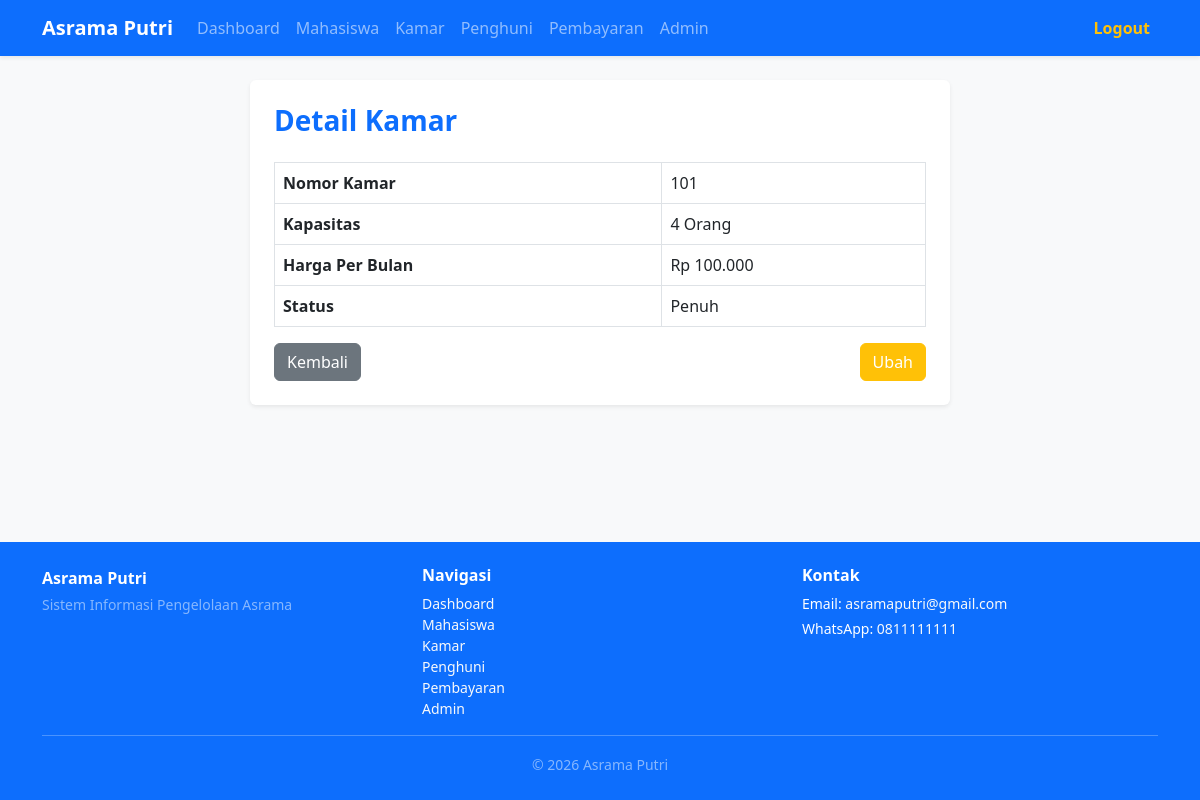
/index.php?controller=kamar&action=detail&id=8 (signed in), run on the app's committed database.
### tables this page shows
CREATE TABLE `tb_kamar` (
  `id_kamar` int NOT NULL,
  `nomor_kamar` varchar(10) NOT NULL,
  `kapasitas` int NOT NULL,
  `harga_per_bulan` decimal(10,2) NOT NULL,
  `status` enum('Tersedia','Penuh') DEFAULT 'Tersedia'
);

### controllers/KamarController.php (called while the page is built, shortened)
<?php
require_once 'models/KamarModel.php';
class KamarController {
    private $kamarModel;
    public function __construct($db) {
        $this->kamarModel = new KamarModel($db);
    }
    public function detail() {
        $id = $_GET['id'] ?? '';
        $data = $this->kamarModel->getById($id);
        require_once 'views/kamar/show.php';
    }
}
?>

### models/KamarModel.php (called while the page is built, shortened)
<?php
class KamarModel {
    private $db;
    public function __construct($db) {
        $this->db = $db;
    }
    public function getById($id) {
        $stmt = $this->db->prepare("SELECT * FROM tb_kamar WHERE id_kamar = ?");
        $stmt->execute([$id]);
        return $stmt->fetch(PDO::FETCH_ASSOC);
    }
}
?>

### views/kamar/show.php (the view, shortened to what this page needs)
<!DOCTYPE html>
<html lang="id">
<head>
    <link href="https://cdn.jsdelivr.net/npm/bootstrap@5.3.0/dist/css/bootstrap.min.css" rel="stylesheet">
</head>
<body class="bg-light d-flex flex-column min-vh-100">
<?php include 'views/layouts/navigation.php'; ?>
<main class="container flex-grow-1 mb-5">
    <div class="card shadow-sm border-0 p-4 mx-auto" style="max-width: 700px;">
        <h1 class="h3 fw-bold text-primary mb-4">Detail Kamar</h1>
        <?php if (!empty($data)): ?>
            <table class="table table-bordered align-middle">
                <tr><th>Nomor Kamar</th><td><?= htmlspecialchars($data['nomor_kamar'] ?? '-', ENT_QUOTES, 'UTF-8'); ?></td></tr>
                <tr><th>Kapasitas</th><td><?= htmlspecialchars($data['kapasitas'] ?? '-', ENT_QUOTES, 'UTF-8'); ?> Orang</td></tr>
                <tr><th>Harga Per Bulan</th><td>Rp <?= number_format($data['harga_per_bulan'] ?? 0, 0, ',', '.'); ?></td></tr>
                <tr><th>Status</th><td><?= htmlspecialchars($data['status'] ?? '-', ENT_QUOTES, 'UTF-8'); ?></td></tr>
            </table>
            <div class="d-flex justify-content-between">
                <a href="index.php?controller=kamar&action=index" class="btn btn-secondary">Kembali</a>
                <a href="index.php?controller=kamar&action=edit&id=<?= urlencode($data['id_kamar']); ?>" class="btn btn-warning text-white">Ubah</a>
            </div>
        <?php else: ?>
            <div class="alert alert-warning">Data kamar tidak ditemukan.</div>
            <a href="index.php?controller=kamar&action=index" class="btn btn-secondary align-self-start">Kembali</a>
        <?php endif; ?>
    </div>
</main>
<?php include 'views/layouts/footer-content.php'; ?>
</body>
</html>

### data on the page
tb_kamar: nomor_kamar "101", kapasitas "4", harga_per_bulan "100.000", status "Penuh"
